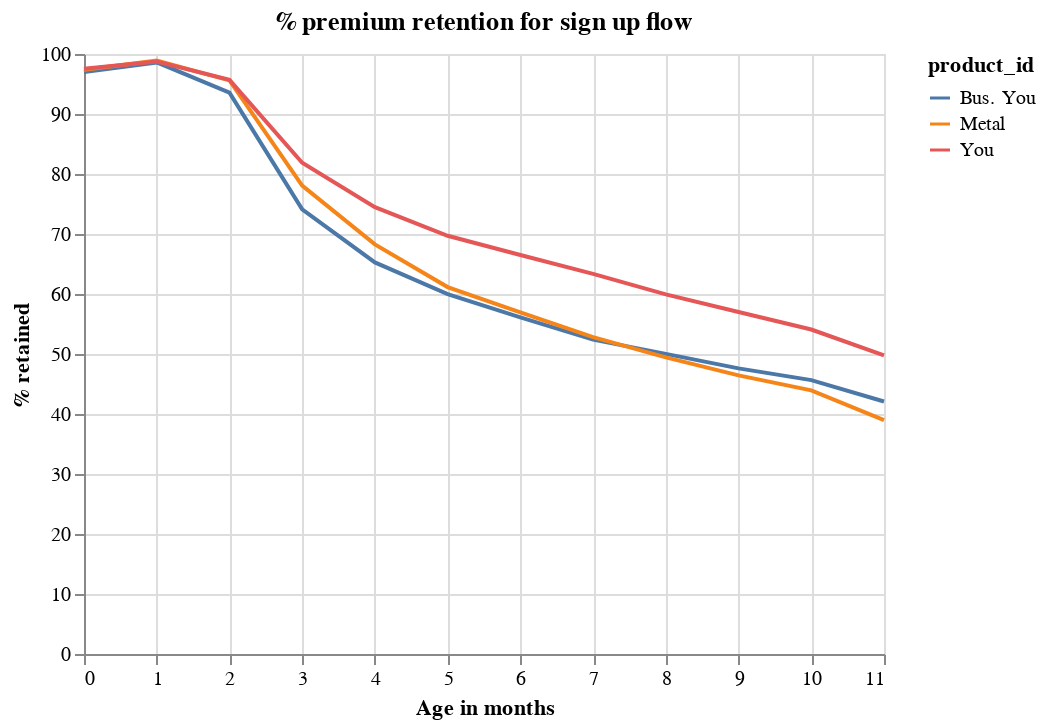

Notebook source saved alongside this figure:
### Markdown cell above
# 1. When do our customers churn? Let's visualize the % of the initial sign up cohort that is still within the membership by months of age.

### Code cell
signup = sample.loc[sample["enter_reason"] == "SIGNUP", :]

# create cohorts.
signup["cohort"] = pd.to_datetime(signup["subscription_valid_from"]).dt.to_period("M")

signup = (
    signup.groupby(["cohort", "age", "product_id"])["user_id"].nunique().reset_index()
)

signup["cohort_size"] = signup.groupby(["product_id", "cohort"])["user_id"].transform(
    "max"
)
signup["perc"] = 100 * signup["user_id"] / signup["cohort_size"]

# average over cohorts.
signup = signup.groupby(["product_id", "age"])["perc"].agg("mean").reset_index()


alt.Chart(signup.loc[signup["age"] < 12, :]).mark_line().encode(
    x=alt.X("age:Q", axis=alt.Axis(title="Age in months")),
    y=alt.Y("perc:Q", axis=alt.Axis(title="% retained")),
    color="product_id:N",
).properties(title="% premium retention for sign up flow")

### Figure 1 — Vega-Lite specification as saved in the notebook (floating-point values rounded to 4 significant figures)
{"config": {"view": {"continuousWidth": 400, "continuousHeight": 300}}, "data": {"name": "data-527776beec4883de4b3369cbe2a2cb66"}, "mark": "line", "encoding": {"color": {"type": "nominal", "field": "product_id"}, "x": {"type": "quantitative", "axis": {"title": "Age in months"}, "field": "age"}, "y": {"type": "quantitative", "axis": {"title": "% retained"}, "field": "perc"}}, "title": "% premium retention for sign up flow", "$schema": "https://vega.github.io/schema/vega-lite/v4.0.2.json", "datasets": {"data-527776beec4883de4b3369cbe2a2cb66": [{"product_id": "Bus. You", "age": 0, "perc": 97.01}, {"product_id": "Bus. You", "age": 1, "perc": 98.6}, {"product_id": "Bus. You", "age": 2, "perc": 93.55}, {"product_id": "Bus. You", "age": 3, "perc": 74.1}, {"product_id": "Bus. You", "age": 4, "perc": 65.26}, {"product_id": "Bus. You", "age": 5, "perc": 59.97}, {"product_id": "Bus. You", "age": 6, "perc": 56.1}, {"product_id": "Bus. You", "age": 7, "perc": 52.4}, {"product_id": "Bus. You", "age": 8, "perc": 50.02}, {"product_id": "Bus. You", "age": 9, "perc": 47.61}, {"product_id": "Bus. You", "age": 10, "perc": 45.64}, {"product_id": "Bus. You", "age": 11, "perc": 42.09}, {"product_id": "Metal", "age": 0, "perc": 97.39}, {"product_id": "Metal", "age": 1, "perc": 98.89}, {"product_id": "Metal", "age": 2, "perc": 95.6}, {"product_id": "Metal", "age": 3, "perc": 78.08}, {"product_id": "Metal", "age": 4, "perc": 68.27}, {"product_id": "Metal", "age": 5, "perc": 61.15}, {"product_id": "Metal", "age": 6, "perc": 56.93}, {"product_id": "Metal", "age": 7, "perc": 52.81}, {"product_id": "Metal", "age": 8, "perc": 49.45}, {"product_id": "Metal", "age": 9, "perc": 46.43}, {"product_id": "Metal", "age": 10, "perc": 43.93}, {"product_id": "Metal", "age": 11, "perc": 38.99}, {"product_id": "You", "age": 0, "perc": 97.53}, {"product_id": "You", "age": 1, "perc": 98.74}, {"product_id": "You", "age": 2, "perc": 95.69}, {"product_id": "You", "age": 3, "perc": 81.88}, {"product_id": "You", "age": 4, "perc": 74.46}, {"product_id": "You", "age": 5, "perc": 69.7}, {"product_id": "You", "age": 6, "perc": 66.5}, {"product_id": "You", "age": 7, "perc": 63.35}, {"product_id": "You", "age": 8, "perc": 59.94}, {"product_id": "You", "age": 9, "perc": 56.99}, {"product_id": "You", "age": 10, "perc": 54.08}, {"product_id": "You", "age": 11, "perc": 49.76}]}}
